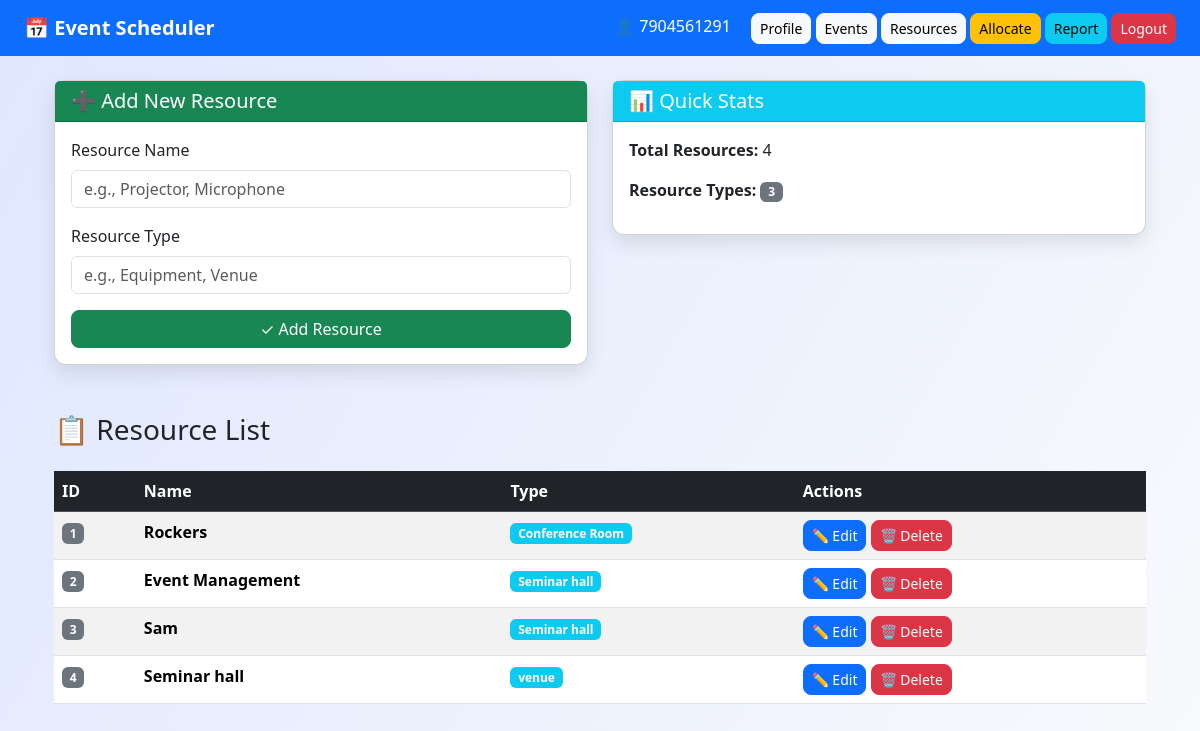
/resources (signed in), run on an earlier commit of the app's database.
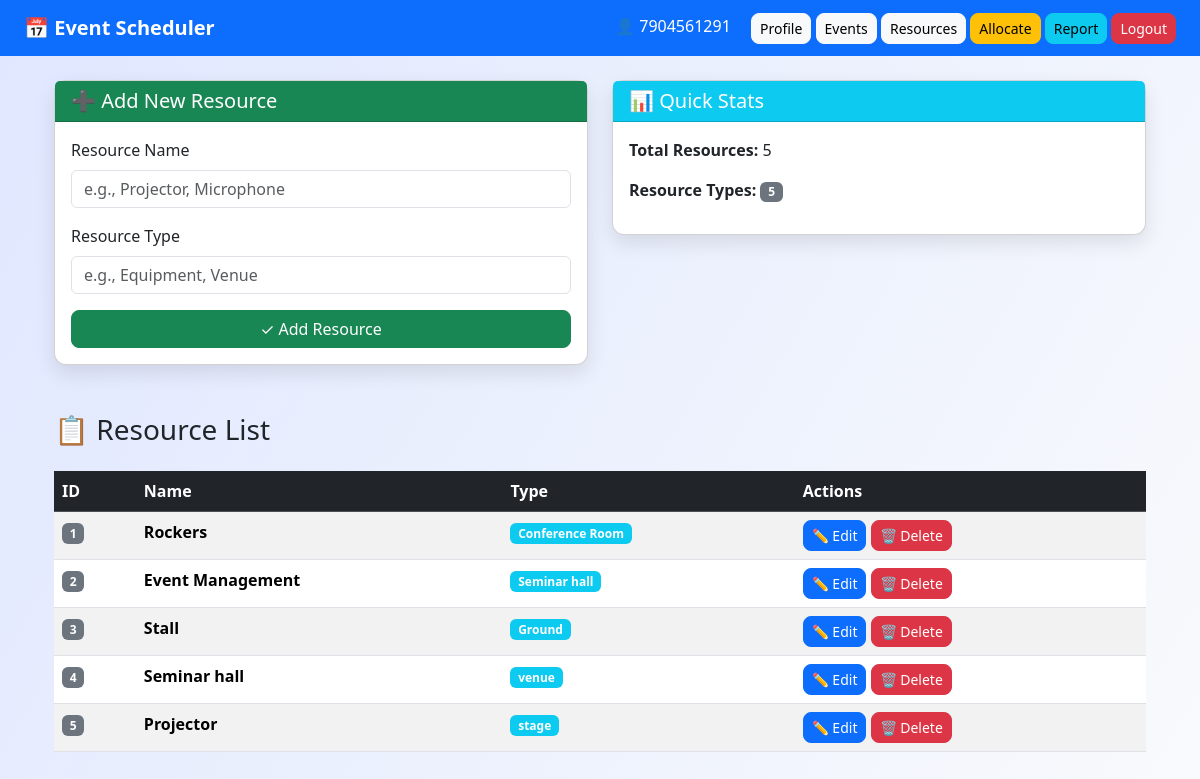
And on a later commit of the database.
### models.py (models this page shows, shortened)
class Resource(db.Model):
    __tablename__ = 'resources'
    resource_id = db.Column(db.Integer, primary_key=True)
    resource_name = db.Column(db.String(100), nullable=False)
    resource_type = db.Column(db.String(50), nullable=False)
    allocations = db.relationship(
        'EventResourceAllocation',
        backref='resource',
        cascade='all, delete-orphan'
    )

### app.py (the view)
@app.route('/resources')
@login_required
def resources():
    resources = Resource.query.all()
    return render_template('resources.html', resources=resources)

### app.py (called while the page is built)
def login_required(f):
    @wraps(f)
    def decorated_function(*args, **kwargs):
        if 'user' not in session:
            return redirect(url_for('login'))
        return f(*args, **kwargs)
    return decorated_function

### templates/resources.html (shortened to what this page needs)
{% extends 'base.html' %}
{% block content %}
<div class="container-fluid">
    <div class="row mb-5">
        <div class="col-md-6">
            <div class="card">
                <div class="card-header bg-success text-white">
                    <h5 class="mb-0">➕ Add New Resource</h5>
                </div>
                <div class="card-body">
                    <form method="post" action="/resources/add">
                        <div class="mb-3">
                            <label for="resource_name" class="form-label">Resource Name</label>
                            <input type="text" class="form-control" id="resource_name" name="name" placeholder="e.g., Projector, Microphone" required>
                        </div>
                        <div class="mb-3">
                            <label for="resource_type" class="form-label">Resource Type</label>
                            <input type="text" class="form-control" id="resource_type" name="type" placeholder="e.g., Equipment, Venue" required>
                        </div>
                        <button type="submit" class="btn btn-success w-100">✓ Add Resource</button>
                    </form>
                </div>
            </div>
        </div>
        <div class="col-md-6">
            <div class="card">
                <div class="card-header bg-info text-white">
                    <h5 class="mb-0">📊 Quick Stats</h5>
                </div>
                <div class="card-body">
                    <p><strong>Total Resources:</strong> {{ resources|length }}</p>
                    <p><strong>Resource Types:</strong>
                        <span class="badge bg-secondary">
                            {% set types = [] %}
                            {% for r in resources %}
                                {% if r.resource_type not in types %}
                                    {% set _ = types.append(r.resource_type) %}
                                {% endif %}
                            {% endfor %}
                            {{ types|length }}
                        </span>
                    </p>
                </div>
            </div>
        </div>
    </div>
    <div class="row">
        <div class="col-12">
            <h3 class="mb-4">📋 Resource List</h3>
            <table class="table table-striped table-hover">
                <thead class="table-dark">
                    <tr>
                        <th>ID</th>
                        <th>Name</th>
                        <th>Type</th>
                        <th>Actions</th>
                    </tr>
                </thead>
                <tbody>
                    {% if resources|length == 0 %}
                        <tr><td colspan="4" class="text-center text-muted">No resources yet. Create one using the form above!</td></tr>
                    {% else %}
                        {% for r in resources %}
                        <tr>
                            <td><span class="badge bg-secondary">{{ r.resource_id }}</span></td>
                            <td><strong>{{ r.resource_name }}</strong></td>
                            <td><span class="badge bg-info">{{ r.resource_type }}</span></td>
                            <td>
                                <button class="btn btn-sm btn-primary" data-bs-toggle="modal" data-bs-target="#editModal"
                                        onclick="loadResourceData({{ r.resource_id }}, '{{ r.resource_name }}', '{{ r.resource_type }}')">
                                    ✏️ Edit
                                </button>
                                <button class="btn btn-sm btn-danger" onclick="deleteResource({{ r.resource_id }})">
                                    🗑️ Delete
                                </button>
                            </td>
                        </tr>
                        {% endfor %}
                    {% endif %}
                </tbody>
            </table>
        </div>
    </div>
</div>
{% endblock %}

### templates/base.html (shortened to what this page needs)
<!DOCTYPE html>
<html>
<head>
    <link rel="stylesheet"
          href="https://cdn.jsdelivr.net/npm/bootstrap@5.3.2/dist/css/bootstrap.min.css">
    <link rel="stylesheet" href="{{ url_for('static', filename='style.css') }}">
</head>
<body>
<nav class="navbar navbar-expand-lg navbar-dark bg-primary px-4">
    <a class="navbar-brand fw-bold" href="/">📅 Event Scheduler</a>
    <div class="ms-auto">
        {% if session.get('user') %}
            <span class="text-white me-3">👤 {{ session['user'] }}</span>
            <a href="/profile" class="btn btn-light btn-sm">Profile</a>
            <a href="/events" class="btn btn-light btn-sm">Events</a>
            <a href="/resources" class="btn btn-light btn-sm">Resources</a>
            <a href="/allocate" class="btn btn-warning btn-sm">Allocate</a>
            <a href="/report" class="btn btn-info btn-sm">Report</a>
            <a href="/logout" class="btn btn-danger btn-sm">Logout</a>
        {% else %}
            <a href="/login" class="btn btn-light btn-sm">Login</a>
            <a href="/register" class="btn btn-outline-light btn-sm">Register</a>
        {% endif %}
    </div>
</nav>
<div class="container mt-4">
    {% block content %}{% endblock %}
</div>
</body>
</html>

### static/style.css (style rules this page uses)
body { background: linear-gradient(120deg, #e0e7ff, #f8fafc); min-height: 100vh; }
.card { border-radius: 12px; box-shadow: 0 8px 20px rgba(0,0,0,0.1); }
.btn { border-radius: 8px; }
.table { background: white; }

What changed in the data, as far as the page shows it:
changed Resource id 3: resource_name "Sam" → "Stall"; resource_type "Seminar hall" → "Ground"
added Resource: resource_id "5", resource_name "Projector", resource_type "stage"
Also different on the page:
{{ resources|length }}: "4" → "5"
{{ types|length }}: "3" → "5"
